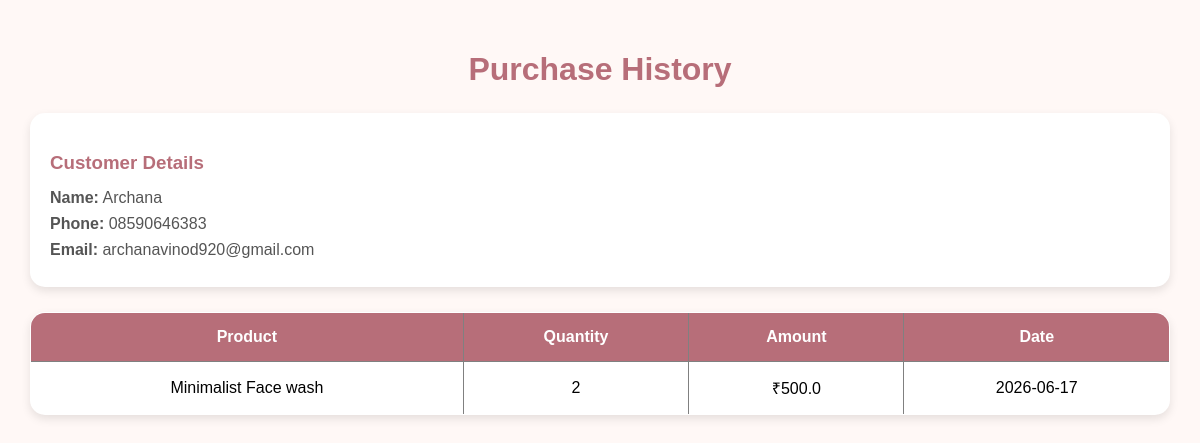
Page /history/6 on the committed database.
### tables this page shows
CREATE TABLE customers(
    id INTEGER PRIMARY KEY AUTOINCREMENT,
    name TEXT,
    phone TEXT,
    email TEXT,
    gender TEXT,
    skin_type TEXT,
    address TEXT
);

CREATE TABLE purchase_history(
    id INTEGER PRIMARY KEY AUTOINCREMENT,
    customer_id INTEGER,
    product_name TEXT,
    quantity INTEGER,
    amount REAL,
    purchase_date TEXT
);

### crm.py (the view)
@app.route('/history/<int:id>')
def history(id):
    conn = sqlite3.connect("beautycrm.db")
    cursor = conn.cursor()
    cursor.execute(
        "SELECT * FROM customers WHERE id=?",
        (id,)
    )
    customer = cursor.fetchone()
    cursor.execute("""
    SELECT product_name, quantity, amount, purchase_date
    FROM purchase_history
    WHERE customer_id = ?
    """, (id,))
    history = cursor.fetchall()
    print("History:",history)
    conn.close()
    return render_template(
        "purchase_history.html",
        customer = customer,
        history = history
    )

### templates/purchase_history.html (shortened to what this page needs)
<!DOCTYPE html>
<html>
<head>
    <link rel="stylesheet" href="{{url_for('static',filename='purchase_history.css')}}">
</head>
<body>
<div class="container">
    <h1>Purchase History</h1>
    <div class="customer-card">
        <h3>Customer Details</h3>
        <p><strong>Name:</strong> {{ customer[1] }}</p>
        <p><strong>Phone:</strong> {{ customer[2] }}</p>
        <p><strong>Email:</strong> {{ customer[3] }}</p>
    </div>
    <table border="1">
    <tr>
        <th>Product</th>
        <th>Quantity</th>
        <th>Amount</th>
        <th>Date</th>
    </tr>
    {% for item in history %}
    <tr>
        <td>{{ item[0] }}</td>
        <td>{{ item[1] }}</td>
        <td>₹{{ item[2] }}</td>
        <td>{{ item[3] }}</td>
    </tr>
    {% endfor %}
</table>
</div>
</body>
</html>

### static/purchase_history.css (style rules this page uses)
body { margin: 0; padding: 30px; font-family: Arial, sans-serif; background: #FFF8F6; }
.container { max-width: 1200px; margin: auto; }
h1 { text-align: center; color: #B76E79; margin-bottom: 25px; }
.customer-card { background: white; padding: 20px; border-radius: 15px; box-shadow: 0 4px 10px rgba(0,0,0,0.1); margin-bottom: 25px; }
.customer-card h3 { color: #B76E79; margin-bottom: 15px; }
.customer-card p { margin: 8px 0; color: #555; }
table { width: 100%; border-collapse: collapse; background: white; border-radius: 15px; overflow: hidden; box-shadow: 0 4px 10px rgba(0,0,0,0.1); }
th { background: #B76E79; color: white; padding: 15px; text-align: center; }
td { padding: 15px; text-align: center; border-bottom: 1px solid #f0d8dc; }

### rows in the picture
customers: name "Archana", phone "08590646383", email "archanavinod920@gmail.com"
purchase_history: product_name "Minimalist Face wash", quantity "2", amount "500.0", purchase_date "2026-06-17"
